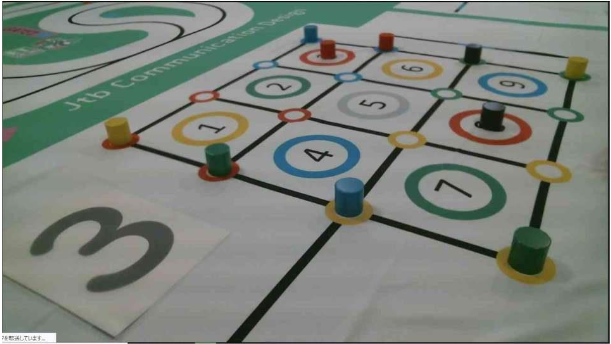
#> input picture python/picture/et001.PNG, 611 x 344 px, found by its file name
$ python pile_image.py
#> lines starting #> are read from the running program, lines starting #| are printed output that depends on the picture; after the words box and inside, x2 and y2 are one past the last pixel; in counts of white or black regions, pixels touching at a corner belong together
import cv2 as cv
import numpy as np

image1 = cv.imread("picture/et001.PNG")
#> image1 is the input picture: shape (344, 611, 3); mean B, G, R 123.4, 130.4, 124
image2 = cv.imread("picture/sample.PNG")
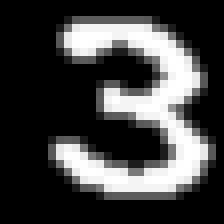
#> input picture python/picture/sample.PNG, 28 x 28 px, found by its file name (shown 8 times larger)
#> image2 is the input picture: shape (28, 28, 3); min 0, max 255, mean 65.3

# cv.imshow("image1",image1)
# cv.imshow("image2",image2)
# cv.waitKey(0)

x,y = 0,0

h,w = image2.shape[:2]
#> h = 28; w = 28
image1[y:y+h,x:x+w] = image2
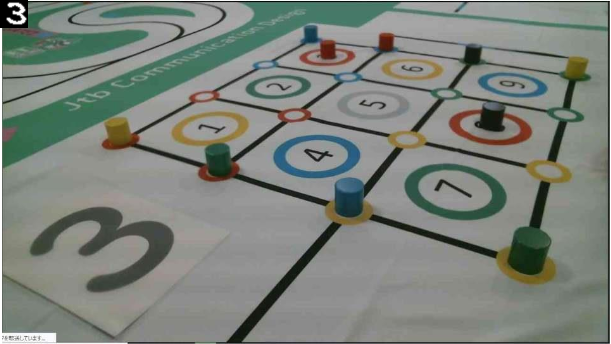
#> image1: shape (344, 611, 3); 0.37% of pixels changed, all inside (x1, y1, x2, y2) = (0, 0, 28, 28)

cv.imshow("image1",image1)
cv.waitKey(0)
